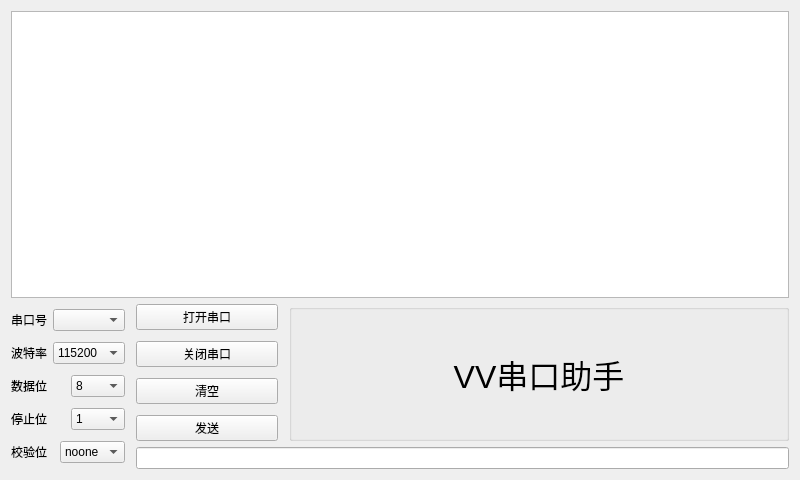
<?xml version="1.0" encoding="UTF-8"?>
<ui version="4.0">
 <class>Widget</class>
 <widget class="QWidget" name="Widget">
  <property name="geometry">
   <rect>
    <x>0</x>
    <y>0</y>
    <width>800</width>
    <height>480</height>
   </rect>
  </property>
  <property name="windowTitle">
   <string>Widget</string>
  </property>
  <layout class="QGridLayout" name="gridLayout_3">
   <item row="0" column="0">
    <widget class="QPlainTextEdit" name="plainTextEdit">
     <property name="readOnly">
      <bool>true</bool>
     </property>
    </widget>
   </item>
   <item row="1" column="0">
    <layout class="QHBoxLayout" name="horizontalLayout_5">
     <item>
      <layout class="QGridLayout" name="gridLayout">
       <item row="0" column="0">
        <layout class="QHBoxLayout" name="horizontalLayout_7">
         <item>
          <widget class="QLabel" name="label">
           <property name="text">
            <string>串口号</string>
           </property>
          </widget>
         </item>
         <item>
          <widget class="QComboBox" name="ckh"/>
         </item>
        </layout>
       </item>
       <item row="1" column="0">
        <layout class="QHBoxLayout" name="horizontalLayout_4">
         <property name="sizeConstraint">
          <enum>QLayout::SetDefaultConstraint</enum>
         </property>
         <item>
          <widget class="QLabel" name="label_2">
           <property name="text">
            <string>波特率</string>
           </property>
          </widget>
         </item>
         <item>
          <widget class="QComboBox" name="btl">
           <property name="currentIndex">
            <number>2</number>
           </property>
           <item>
            <property name="text">
             <string>4800</string>
            </property>
           </item>
           <item>
            <property name="text">
             <string>9600</string>
            </property>
           </item>
           <item>
            <property name="text">
             <string>115200</string>
            </property>
           </item>
          </widget>
         </item>
        </layout>
       </item>
       <item row="2" column="0">
        <layout class="QHBoxLayout" name="horizontalLayout_3">
         <property name="sizeConstraint">
          <enum>QLayout::SetDefaultConstraint</enum>
         </property>
         <item>
          <widget class="QLabel" name="label_3">
           <property name="text">
            <string>数据位</string>
           </property>
          </widget>
         </item>
         <item>
          <widget class="QComboBox" name="sjw">
           <property name="currentIndex">
            <number>3</number>
           </property>
           <item>
            <property name="text">
             <string>5</string>
            </property>
           </item>
           <item>
            <property name="text">
             <string>6</string>
            </property>
           </item>
           <item>
            <property name="text">
             <string>7</string>
            </property>
           </item>
           <item>
            <property name="text">
             <string>8</string>
            </property>
           </item>
          </widget>
         </item>
        </layout>
       </item>
       <item row="3" column="0">
        <layout class="QHBoxLayout" name="horizontalLayout_2">
         <item>
          <widget class="QLabel" name="label_4">
           <property name="text">
            <string>停止位</string>
           </property>
          </widget>
         </item>
         <item>
          <widget class="QComboBox" name="tzw">
           <item>
            <property name="text">
             <string>1</string>
            </property>
           </item>
           <item>
            <property name="text">
             <string>1.5</string>
            </property>
           </item>
           <item>
            <property name="text">
             <string>2</string>
            </property>
           </item>
          </widget>
         </item>
        </layout>
       </item>
       <item row="4" column="0">
        <layout class="QHBoxLayout" name="horizontalLayout">
         <item>
          <widget class="QLabel" name="label_5">
           <property name="text">
            <string>校验位</string>
           </property>
          </widget>
         </item>
         <item>
          <widget class="QComboBox" name="jyw">
           <item>
            <property name="text">
             <string>noone</string>
            </property>
           </item>
          </widget>
         </item>
        </layout>
       </item>
      </layout>
     </item>
     <item>
      <spacer name="horizontalSpacer_2">
       <property name="orientation">
        <enum>Qt::Horizontal</enum>
       </property>
       <property name="sizeType">
        <enum>QSizePolicy::Maximum</enum>
       </property>
       <property name="sizeHint" stdset="0">
        <size>
         <width>5</width>
         <height>40</height>
        </size>
       </property>
      </spacer>
     </item>
     <item>
      <layout class="QVBoxLayout" name="verticalLayout">
       <item>
        <layout class="QHBoxLayout" name="horizontalLayout_6">
         <item>
          <layout class="QVBoxLayout" name="verticalLayout_2">
           <item>
            <widget class="QPushButton" name="dkck">
             <property name="text">
              <string>打开串口</string>
             </property>
            </widget>
           </item>
           <item>
            <spacer name="verticalSpacer">
             <property name="orientation">
              <enum>Qt::Vertical</enum>
             </property>
             <property name="sizeType">
              <enum>QSizePolicy::Maximum</enum>
             </property>
             <property name="sizeHint" stdset="0">
              <size>
               <width>20</width>
               <height>5</height>
              </size>
             </property>
            </spacer>
           </item>
           <item>
            <widget class="QPushButton" name="gbck">
             <property name="text">
              <string>关闭串口</string>
             </property>
            </widget>
           </item>
           <item>
            <spacer name="verticalSpacer_2">
             <property name="orientation">
              <enum>Qt::Vertical</enum>
             </property>
             <property name="sizeType">
              <enum>QSizePolicy::Maximum</enum>
             </property>
             <property name="sizeHint" stdset="0">
              <size>
               <width>20</width>
               <height>5</height>
              </size>
             </property>
            </spacer>
           </item>
           <item>
            <widget class="QPushButton" name="qkck">
             <property name="text">
              <string>清空</string>
             </property>
            </widget>
           </item>
           <item>
            <spacer name="verticalSpacer_3">
             <property name="orientation">
              <enum>Qt::Vertical</enum>
             </property>
             <property name="sizeType">
              <enum>QSizePolicy::Maximum</enum>
             </property>
             <property name="sizeHint" stdset="0">
              <size>
               <width>20</width>
               <height>5</height>
              </size>
             </property>
            </spacer>
           </item>
           <item>
            <widget class="QPushButton" name="fsck">
             <property name="text">
              <string>发送</string>
             </property>
            </widget>
           </item>
          </layout>
         </item>
         <item>
          <spacer name="horizontalSpacer">
           <property name="orientation">
            <enum>Qt::Horizontal</enum>
           </property>
           <property name="sizeType">
            <enum>QSizePolicy::Maximum</enum>
           </property>
           <property name="sizeHint" stdset="0">
            <size>
             <width>5</width>
             <height>40</height>
            </size>
           </property>
          </spacer>
         </item>
         <item>
          <widget class="QGroupBox" name="groupBox">
           <property name="minimumSize">
            <size>
             <width>500</width>
             <height>0</height>
            </size>
           </property>
           <property name="title">
            <string/>
           </property>
           <property name="alignment">
            <set>Qt::AlignCenter</set>
           </property>
           <layout class="QGridLayout" name="gridLayout_2">
            <item row="0" column="0">
             <widget class="QLabel" name="label_6">
              <property name="font">
               <font>
                <pointsize>24</pointsize>
               </font>
              </property>
              <property name="text">
               <string>VV串口助手</string>
              </property>
              <property name="alignment">
               <set>Qt::AlignCenter</set>
              </property>
             </widget>
            </item>
           </layout>
          </widget>
         </item>
        </layout>
       </item>
       <item>
        <widget class="QLineEdit" name="lineEdit"/>
       </item>
      </layout>
     </item>
    </layout>
   </item>
  </layout>
 </widget>
 <resources/>
 <connections/>
</ui>
